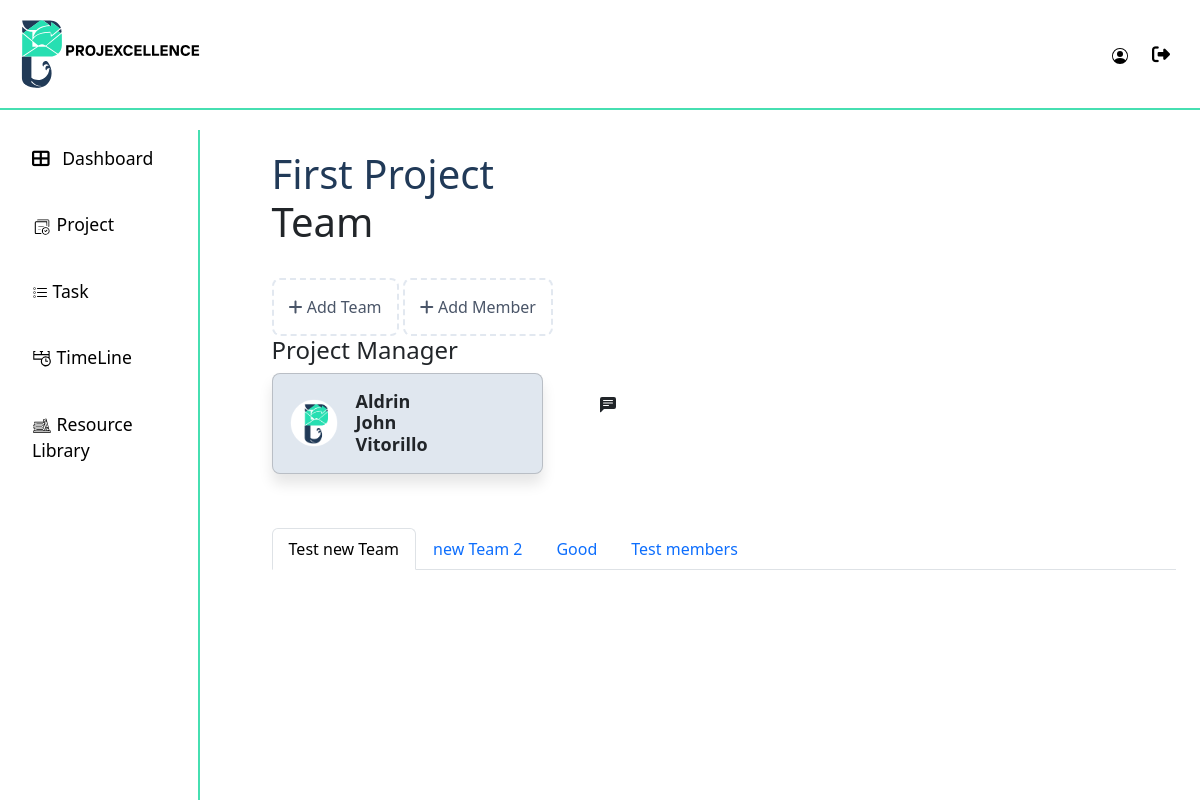
/myteam/12/, run on the app's committed database.
### api/models.py (models this page shows, shortened)
class Project(models.Model):
    project_name = models.CharField(max_length=50)
    description = models.TextField()
    created_by = models.ForeignKey(User, on_delete=models.CASCADE)
    date_created = models.DateTimeField(auto_now_add=True)

class User(AbstractUser):
    ROLE_CHOICES = [
        ("ADMIN", "Admin"),
        ("PM", "projectmanger"),
        ("MEMBER", "member"),
    ]
    STATUS_CHOICES = [
        ("APPROVED", "Approved"),
        ("REJECTED", "Rejected"),
        ("PENDING", "Pending"),
    ]
    username = None  # Remove the username field entirely
    email = models.EmailField(_("email address"), unique=True)
    phone_regex = RegexValidator(
        regex=r"^\+?1?\d{9,15}$",
        message="Phone number must be entered in the format: '+999999999'. Up to 15 digits allowed.",
    )
    phone_number = models.CharField(validators=[phone_regex], max_length=17, blank=True)
    role = models.CharField(max_length=10, choices=ROLE_CHOICES, default="EMPLOYEE")
    date_of_hire = models.DateField(blank=True, null=True)
    profile_path = models.ImageField(null=True, blank=True,upload_to='profile/' )
    status = models.CharField(max_length=20, choices=STATUS_CHOICES, default="PENDING")
    groups = models.ManyToManyField(
        "auth.Group",
        verbose_name=_("groups"),
        blank=True,
        related_name="custom_user_set",
        related_query_name="custom_user",
    )
    user_permissions = models.ManyToManyField(
        "auth.Permission",
        verbose_name=_("user permissions"),
        blank=True,
        related_name="custom_user_set",
        related_query_name="custom_user",
    )
    objects = UserManager()
    USERNAME_FIELD = "email"
    REQUIRED_FIELDS = ["first_name", "last_name", "date_of_hire", "password"]
    def __str__(self):
        return f"{self.first_name} {self.last_name}"

class Team(models.Model):
    team_name = models.CharField(max_length=50)
    users = models.ManyToManyField(User, through='TeamMembership')  # Define the through model
    project = models.ForeignKey('Project', on_delete=models.CASCADE)

### api/views.py (the view)
# urls.py: path("myteam/<int:project_id>/", views.team_list, name="team_list"),
def team_list(request, project_id):
    project = get_object_or_404(Project, id=project_id)
    teams = Team.objects.filter(project=project).order_by("-id").prefetch_related('teammembership_set')
    team_filter = TeamFilter(request.GET, queryset=teams)
    paginator = Paginator(team_filter.qs, 5)
    page_number = request.GET.get("page")
    page_obj = paginator.get_page(page_number)
    if request.method == 'POST':
        add_team_form = TeamForm(request.POST)
        add_member_form = AddMemberForm(request.POST, team=team)
        if add_team_form.is_valid():
            team = add_team_form.save(commit=False)
            team.project = project
            team.save()
            users = add_team_form.cleaned_data.get('users', [])
            role = add_team_form.cleaned_data.get('role', [])
            default_role = role  # Define your default role here
            for user in users:
                if not TeamMembership.objects.filter(user=user, team=team).exists():
                    TeamMembership.objects.create(user=user, team=team, project=project, role=default_role)
            messages.success(request, "Team created successfully!")
            return redirect('team_list', project_id=project.id)
        if 'add_member' in request.POST and add_member_form.is_valid():
            team_id = request.POST.get('team_id')  # Capture the team ID from the form
            team = get_object_or_404(Team, id=team_id, project=project)
            user = add_member_form.cleaned_data.get('user')
            role = add_member_form.cleaned_data.get('role', 'Member')  # Default role
            if not TeamMembership.objects.filter(user=user, team=team).exists():
                TeamMembership.objects.create(user=user, team=team, project=project, role=role)
                messages.success(request, f"Member {user.username} added to the team!")
            else:
                messages.warning(request, f"{user.username} is already a member of this team.")
            return redirect('team_list', project_id=project.id)
    else:
        add_team_form = TeamForm()
    edit_team_forms = {team.id: TeamForm(instance=team) for team in page_obj}
    team_memberships = [(team, team.teammembership_set.all()) for team in page_obj]
    context = {
        "page_obj": page_obj,
        "edit_team_forms": edit_team_forms,
        "add_team_form": add_team_form,
        "filter": team_filter,
        "project": project,
        "team_memberships": team_memberships,
        "team_count": teams.count(),
    }
    return render(request, "myteam.html", context)

### api/templates/myteam.html (shortened to what this page needs)
{% extends "base.html" %}
{% load static %}
{% load crispy_forms_tags %}
{% load custom_filters %}
{% block content %}
<div class="page">
    <div class="Team">
        <h1> <div class="project-name">{{ project.project_name|capfirst }} </div>Team</h1><br>
        <div type="button" class="add-team" data-bs-toggle="modal" data-bs-target="#addTeamModal">
            <i class="fas fa-plus mr-2"></i> Add Team
        </div>
        <div type="button" class="add-member" data-bs-toggle="modal" data-bs-target="#addMemberModal">
            <i class="fas fa-plus mr-2"></i> Add Member
        </div>
        <h4>Project Manager</h4>
        <div class="card">
            <div class="info">
                <table>
                    <tr>
                        <td>
                            <img src="{% static '/res/logoPlaceHolder.png' %}" alt="avatar-profile" class="avatar">
                        </td>
                        <td>
                            <h2 class="name"> {{ project.created_by.first_name|capfirst }} {{ project.created_by.last_name|capfirst }}</h2>
                        </td>
                        <td class="message">
                        </td>
                    </tr>
                </table>
            </div>
        </div>
    </div>
    <div class="Members">
        <ul class="nav nav-tabs">
            {% with first_team_id=page_obj.0.id %}
                {% for team in page_obj %}
                    <li class="nav-item">
                        <a class="nav-link {% if team.id == first_team_id %}active{% endif %}"
                           aria-current="page"
                           data-bs-toggle="tab"
                           href="#team-{{ team.id }}">
                           {{ team.team_name }}
                        </a>
                    </li>
                {% endfor %}
            {% endwith %}
        </ul>
    </div>
</div>
{% endblock %}

### api/templates/base.html (style rules this page uses)
body { margin-top: 130px; background-color: #ffffff; }

### api/templates/myteam.html (style rules this page uses)
.card { background-color: #E0E7EF; color: 213A58; border-radius: 8px; padding: 16px; min-height: 100px; padding: 20; box-shadow: 0 10px 14px rgba(0, 0, 0, 0.1); max-width: 30%; margin-bottom: 16px; }
.avatar { width: 48px; height: 48px; border-radius: 50%; margin-right: 16px; }
.info { display: flex; align-items: center; }
.name { font-size: 18px; font-weight: bold; margin: 0; }
.page { margin-left: 5%; }
.message { float: right; margin-left: 170px; }
.nav-tabs { margin-top: 6%; margin-bottom: 2%; user-select: none; }
.add-team { color: #4a5568; cursor: pointer; padding: 15px; border: 2px dashed #e2e8f0; border-radius: 8px; display: inline-block; transition: all 0.3s ease; }
.add-member { color: #4a5568; cursor: pointer; padding: 15px; border: 2px dashed #e2e8f0; border-radius: 8px; display: inline-block; transition: all 0.3s ease; }
.project-name { color: #213A58; }
.active { color: rgb(52, 0, 241); }

### data on the page
Project: project_name "First Project", created_by.first_name "Aldrin John", created_by.last_name "Vitorillo"
Team: team_name "Test new Team"
Team: team_name "new Team 2"
Team: team_name "Good"
Team: team_name "Test members"
